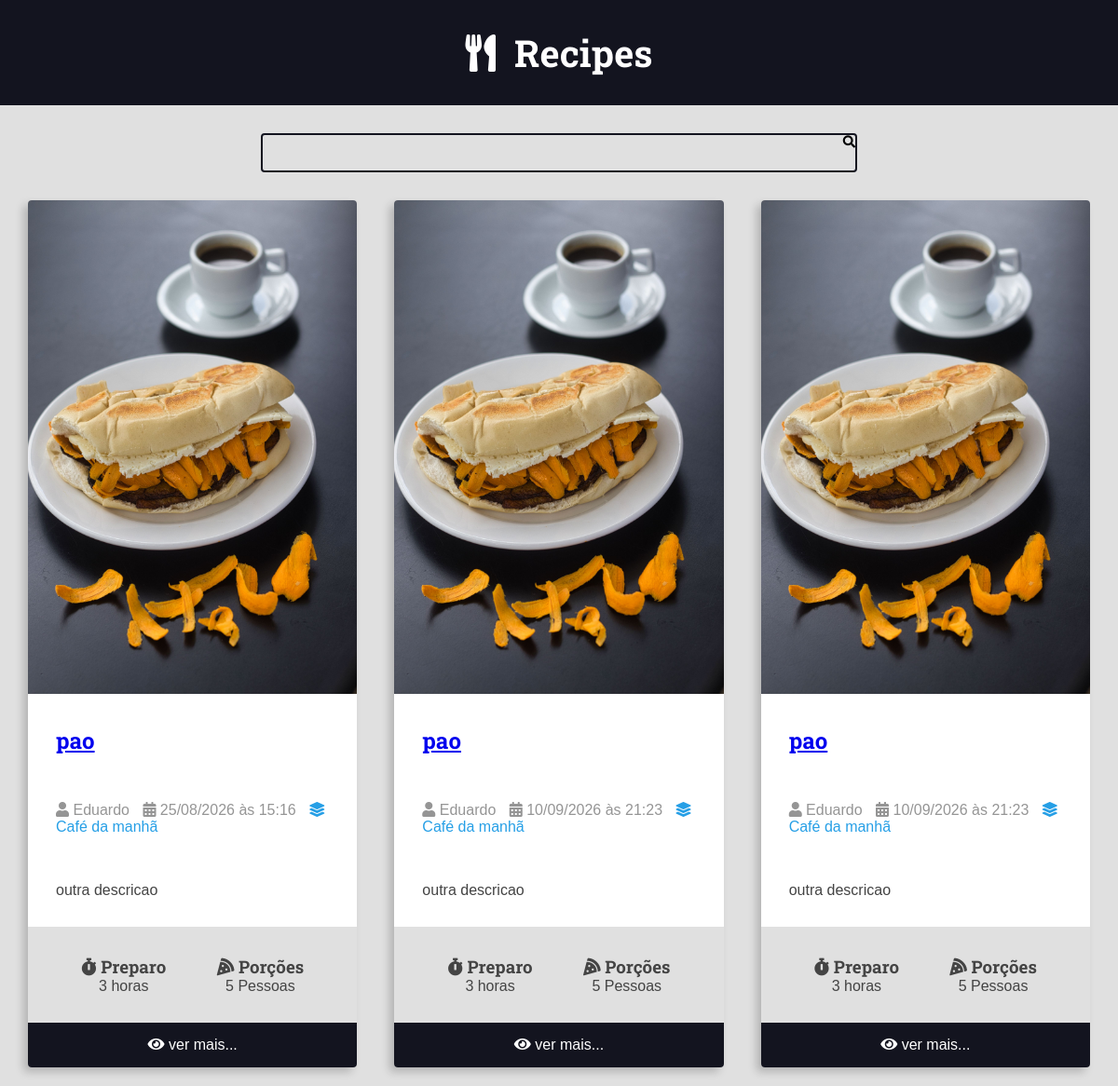
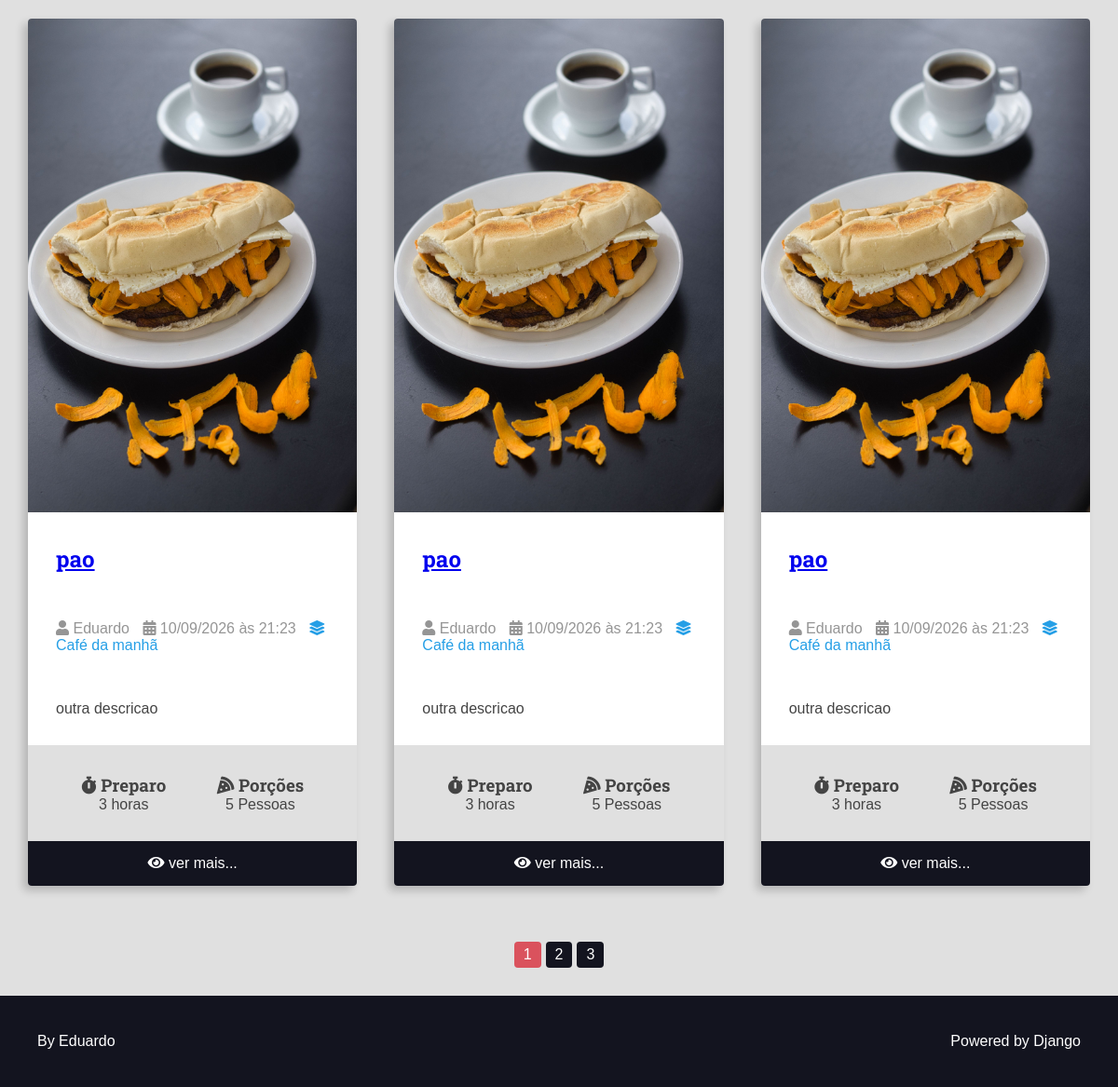
Page /recipes/category/1/ on the committed database (2 pictures, top to bottom).
### recipes/models.py (models this page shows, shortened)
class Recipe(models.Model):
    title = models.CharField(max_length=65)
    description = models.CharField(max_length=165)
    slug = models.SlugField(unique=True)
    preparation_time = models.IntegerField()
    preparation_time_unit= models.CharField(max_length=65)
    servings = models.IntegerField()
    servings_unit= models.CharField(max_length=65)
    preparation_steps = models.TextField()
    preparation_steps_is_html = models.BooleanField(default=False)
    created_at = models.DateTimeField(auto_now_add=True)
    updated_at = models.DateTimeField(auto_now=True)
    is_published= models.BooleanField(default=False)
    cover = models.ImageField(upload_to='recipes/covers/%Y/%m/%d/', blank = True, default='')
    category = models.ForeignKey(Category, on_delete=models.SET_NULL, null=True, blank=True, default=None)
    author = models.ForeignKey(User, on_delete=models.SET_NULL, null=True)

class Category(models.Model):
    name= models.CharField(max_length=65)

### recipes/views.py (the view)
# urls.py: path('recipes/category/<int:category_id>/', views.category, name='category'),
def category(request, category_id):
    recipes = Recipe.objects.filter(
        category__id=category_id,
        is_published=True,
    )
    if not recipes:
        raise Http404()
    context = {
        'recipes': recipes,
        'title': f'{recipes.first().category.name} - Category | '
                 f'Recipes',
    }
    page_obj, pagination_range = make_pagination(request, recipes, PER_PAGE)
    return render(request, 'recipes/pages/category.html', context={
        'recipes': page_obj,
        'pagination_range':pagination_range,
    })

### utils/pagination.py (called while the page is built)
def make_pagination(request, queryset, per_page, qty_pages=4):
    try:
        current_page = int(request.GET.get('page', 1))
    except ValueError:
        current_page = 1
    paginator = Paginator(queryset, per_page)
    page_obj = paginator.get_page(current_page)
    pagination_range = make_pagination_range(
        paginator.page_range,
        qty_pages,
        current_page,
    )
    return page_obj, pagination_range

### recipes/templates/recipes/pages/category.html (shortened to what this page needs)
{%extends 'global/base.html'%}
{%block content%}
<div class="main-content main-content-list container">
    {% for recipe in recipes %}
        {% include "recipes/partials/recipe.html" %}
    {% endfor %}
</div>
{%endblock content%}

### recipes/templates/recipes/partials/recipe.html (shortened to what this page needs)
<div class="recipe recipe-list-item">
    {% if recipe.cover %}
        <div class="recipes-cover">
            <a href="{%url 'recipes:recipe' recipe.id %}">
            <img src="{{recipe.cover.url}}" alt="temporario">
            </a>
        </div>
    {% endif %}
    <div class="recipe-tittle-container">
        <h2 class="recipe-title">
            <a href="{%url 'recipes:recipe' recipe.id %}">
                {{recipe.title}} </h2>
    </div>
    <div class="recipe-author">
        <span class="recipe-author-item">
            <i class="fas fa-user"></i>
            {% if recipe.author is not none %}
                {% if recipe.author.first_name %}
                    {{recipe.author.first_name}} {{recipe.author.last_name}}
                {% else %}
                    {{recipe.author.username}}
                {% endif %}
            {% else %}
                Desconhecido
            {% endif %}
        </span>
        <span class="recipe-author-item">
            <i class="fas fa-calendar-alt"></i>
            {{recipe.created_at|date:"d/m/Y"}} às {{recipe.created_at|date:"H:i"}}
        </span>
        {% if recipe.category is not none%}
            <span class="recipe-author-item">
                <a href="{% url 'recipes:category' recipe.category.id %}">
                    <i class="fas fa-layer-group"></i>
                    <span>{{ recipe.category.name }}</span>
                </a>
            </span>
        {% endif %}
    </div>
    <div class="recipe-content">
        <p>{{recipe.description}}</p>
    </div>
    <div class="recipe-meta-container">
        <div class="recipe-meta recipe-preparation">
            <h3 class="recipe-meta-title"><i class="fas fa-stopwatch"></i> Preparo</h3>
            <div class="recipe-meta-text">
                {{recipe.preparation_time}} {{recipe.preparation_time_unit}}
            </div>
        </div>
        <div class="recipe-meta recipe-servings">
            <h3 class="recipe-meta-title"><i class="fas fa-pizza-slice"></i> Porções</h3>
            <div class="recipe-meta-text">
                {{recipe.servings}} {{recipe.servings_unit}}
            </div>
        </div>
    </div>
    {% if is_detail_page is not True %}
        <footer class="recipe-footer">
            <a class="recipe-read-more button button-dark button-full-width" href={% url "recipes:recipe" recipe.id %}>
                <i class="fas fa-eye"></i>
                <span>ver mais...</span>
        </footer>
    {% endif %}
</div>

### base_static/recipes/css/style.css (style rules this page uses)
:root { --color-primary: #269fe6; --color-primary-hover: #2086c2; --color-primary-dark: #13141f; --color-primary-dark-hover: #212336; --color-primary-light: #d4ecfa; --color-primary-light-hover: #bdd8e7; --color-white: #fff; --color-black: #000; --color-dark-text: #444; --color-info-light: #cce5ff; --color-debug-light: #cce5ff; --color-success-light: #d4edda; --color-alert-light: #fff3cd; --color-warning-light: #fff3cd; --color-error-light: #f8d7da; --color-info-dark: #4d86c4; --color-debug-dark: #4d86c4; --color-success-dark: #4a9c5d; --color-alert-dark: #927f40; --color-warning-dark: #927f40; --color-error-dark: #da525d; --color-gray-0: #f9f9f9; --color-gray-1: #e0e0e0; --color-gray-2: #c7c7c7; --color-gray-3: #aeaeae; --color-gray-4: #959595; --color-gray-5: #7d7d7d; --color-gray-6: #646464; --color-gray-7: #4b4b4b; --color-gray-8: #323232; --color-gray-9: #191919; --font-primary: sans-serif; --font-headings: 'Roboto Slab', serif; --spacing-gutter-medium: 3rem; --spacing-gutter-large: 4rem; }
* { margin: 0; padding: 0; box-sizing: border-box; }
html { font-size: 62.5%; }
body { font-size: 1.6rem; font-family: var(--font-primary); background: var(--color-gray-1); color: var(--color-dark-text); }
h1, h2, h3, h4, h5, h6 { font-family: var(--font-headings); }
.container { max-width: 144rem; margin: 0 auto; padding: var(--spacing-gutter-medium); }
.main-content { padding-top: 0; }
.main-content-list { display: grid; grid-template-columns: repeat(auto-fit, minmax(340px, 1fr)); gap: var(--spacing-gutter-large); }
.recipe { background: var(--color-white); box-shadow: -5px 5px 10px rgba(0, 0, 0, .2); transform: scale(1); transition: all 300ms ease-in-out; border-radius: .4rem; overflow: hidden; }
.recipe img { max-width: 100%; }
.recipe-list-item { max-width: 64rem; }
.recipe-tittle-container { padding: var(--spacing-gutter-medium); padding-bottom: 2rem }
.recipe-author { padding: var(--spacing-gutter-medium); }
.recipe-content { padding: var(--spacing-gutter-medium); padding-top: 2rem; }
.recipe-author-item { color: var(--color-gray-4); margin-right: 1rem; }
.recipe-author a { color: var(--color-primary); transition: all 300ms ease-in-out; text-decoration: none; }
.recipe-meta-container { display: flex; flex-flow: row wrap; padding: var(--spacing-gutter-medium); background: var(--color-gray-1); }
.recipe-meta { display: flex; flex-flow: column nowrap; flex-shrink: 1; flex-grow: 1; text-align: center; }
.recipe-footer a { background: var(--color-primary-dark); display: block; color: var(--color-white); text-decoration: none; text-align: center; padding: 1.5rem var(--spacing-gutter-medium); transition: all 300ms ease-in-out; }

### rows in the picture
Recipe: cover (picture), title "pao", author.username "Eduardo", created_at "25/08/2026", created_at "15:16", category.name "Café da manhã", description "outra descricao", preparation_time "3", preparation_time_unit "horas", servings "5", servings_unit "Pessoas"
Recipe: cover (picture), title "pao", author.username "Eduardo", created_at "10/09/2026", created_at "21:23", category.name "Café da manhã", description "outra descricao", preparation_time "3", preparation_time_unit "horas", servings "5", servings_unit "Pessoas"
Recipe: cover (picture), title "pao", author.username "Eduardo", created_at "10/09/2026", created_at "21:23", category.name "Café da manhã", description "outra descricao", preparation_time "3", preparation_time_unit "horas", servings "5", servings_unit "Pessoas"
Recipe: cover (picture), title "pao", author.username "Eduardo", created_at "10/09/2026", created_at "21:23", category.name "Café da manhã", description "outra descricao", preparation_time "3", preparation_time_unit "horas", servings "5", servings_unit "Pessoas"
Recipe: cover (picture), title "pao", author.username "Eduardo", created_at "10/09/2026", created_at "21:23", category.name "Café da manhã", description "outra descricao", preparation_time "3", preparation_time_unit "horas", servings "5", servings_unit "Pessoas"
Recipe: cover (picture), title "pao", author.username "Eduardo", created_at "10/09/2026", created_at "21:23", category.name "Café da manhã", description "outra descricao", preparation_time "3", preparation_time_unit "horas", servings "5", servings_unit "Pessoas"

### other values in the picture
{{ page }} "1"
{{ page }} "2" "3"
